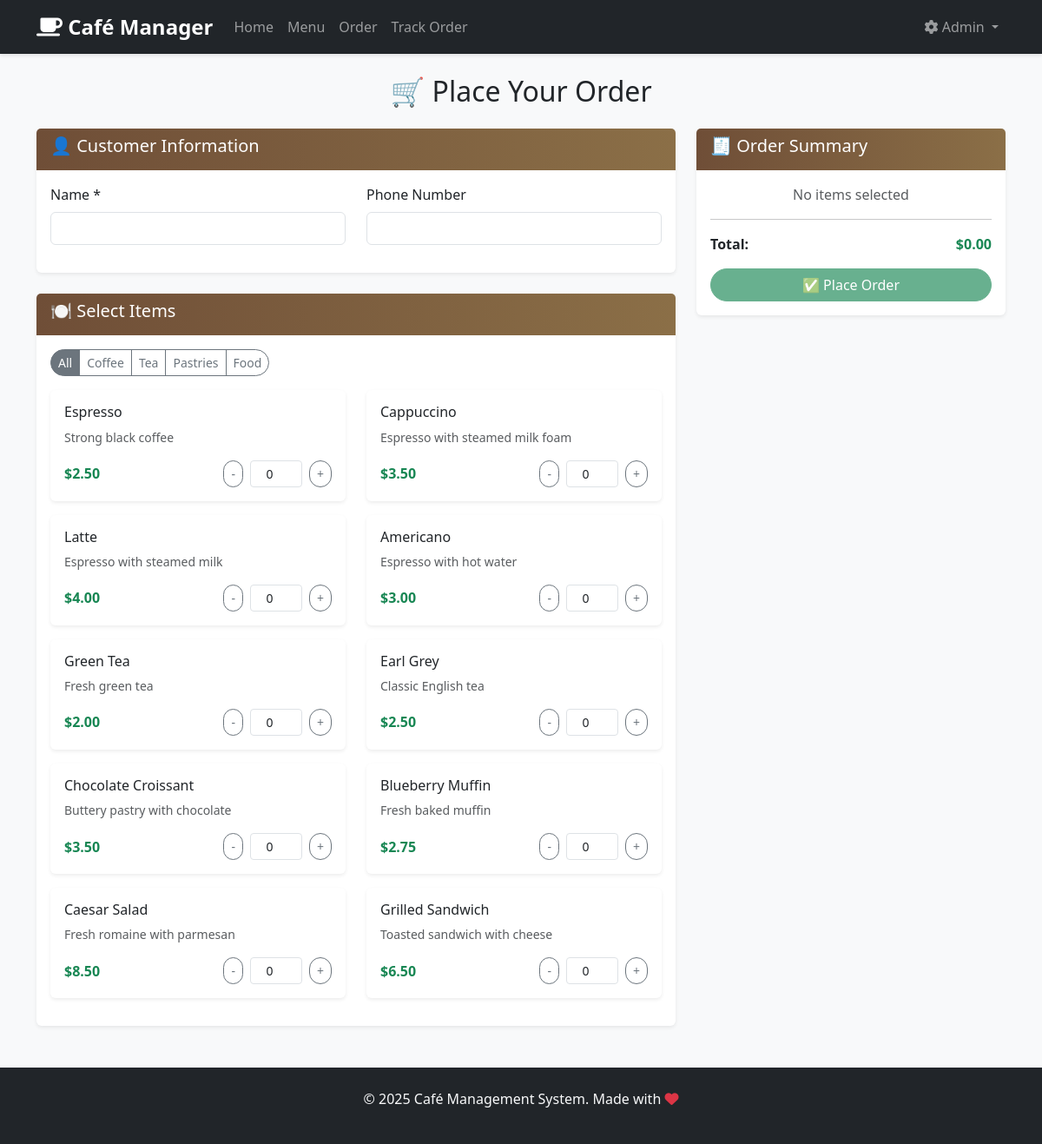
/order, run on the app's committed database.
### app.py (models this page shows, shortened)
class MenuItem(db.Model):
    id = db.Column(db.Integer, primary_key=True)
    name = db.Column(db.String(100), nullable=False)
    description = db.Column(db.Text)
    price = db.Column(db.Float, nullable=False)
    category = db.Column(db.String(50), nullable=False)
    available = db.Column(db.Boolean, default=True)
    created_at = db.Column(db.DateTime, default=datetime.utcnow)

### app.py (the view, shortened to what this page needs)
@app.route('/order', methods=['GET', 'POST'])
def place_order():
    menu_items = MenuItem.query.filter_by(available=True).all()
    categories = db.session.query(MenuItem.category).filter_by(available=True).distinct().all()
    categories = [cat[0] for cat in categories]
    return render_template('customer/order.html', menu_items=menu_items, categories=categories)

### templates/customer/order.html (shortened to what this page needs)
{% extends "base.html" %}
{% block content %}
<h2 class="text-center mb-4">🛒 Place Your Order</h2>
<form method="POST" id="orderForm">
    <div class="row">
        <div class="col-md-8">
            <div class="card mb-4">
                <div class="card-header">
                    <h5>👤 Customer Information</h5>
                </div>
                <div class="card-body">
                    <div class="row">
                        <div class="col-md-6">
                            <div class="mb-3">
                                <label for="customer_name" class="form-label">Name *</label>
                                <input type="text" class="form-control" id="customer_name" name="customer_name" required>
                            </div>
                        </div>
                        <div class="col-md-6">
                            <div class="mb-3">
                                <label for="customer_phone" class="form-label">Phone Number</label>
                                <input type="tel" class="form-control" id="customer_phone" name="customer_phone">
                            </div>
                        </div>
                    </div>
                </div>
            </div>
            <div class="card">
                <div class="card-header">
                    <h5>🍽️ Select Items</h5>
                </div>
                <div class="card-body">
                    <div class="mb-3">
                        <div class="btn-group btn-group-sm" role="group">
                            <button type="button" class="btn btn-outline-secondary active" onclick="filterItems('all')">All</button>
                            {% for category in categories %}
                                <button type="button" class="btn btn-outline-secondary" onclick="filterItems('{{ category }}')">{{ category }}</button>
                            {% endfor %}
                        </div>
                    </div>
                    <div class="row">
                        {% for item in menu_items %}
                        <div class="col-md-6 mb-3 menu-item" data-category="{{ item.category }}" id="item-{{ item.id }}">
                            <div class="card">
                                <div class="card-body">
                                    <div class="d-flex justify-content-between align-items-start">
                                        <div class="flex-grow-1">
                                            <h6 class="card-title">{{ item.name }}</h6>
                                            <p class="card-text small text-muted">{{ item.description }}</p>
                                            <div class="d-flex justify-content-between align-items-center">
                                                <strong class="text-success">${{ "%.2f"|format(item.price) }}</strong>
                                                <div class="quantity-control">
                                                    <button type="button" class="btn btn-sm btn-outline-secondary"
                                                            data-action="decrease"
                                                            data-item-id="{{ item.id }}">-</button>
                                                    <input type="number" class="form-control form-control-sm mx-2"
                                                           style="width: 60px; display: inline-block;"
                                                           id="quantity_{{ item.id }}"
                                                           name="quantity_{{ item.id }}"
                                                           value="0" min="0" max="50"
                                                           data-price="{{ item.price }}"
                                                           data-name="{{ item.name }}">
                                                    <button type="button" class="btn btn-sm btn-outline-secondary"
                                                            data-action="increase"
                                                            data-item-id="{{ item.id }}">+</button>
                                                </div>
                                            </div>
                                        </div>
                                    </div>
                                </div>
                            </div>
                        </div>
                        {% endfor %}
                    </div>
                </div>
            </div>
        </div>
        <div class="col-md-4">
            <div class="card sticky-top" style="top: 20px;">
                <div class="card-header">
                    <h5>🧾 Order Summary</h5>
                </div>
                <div class="card-body">
                    <div id="order-summary">
                    </div>
                    <hr>
                    <div class="d-flex justify-content-between">
                        <strong>Total: </strong>
                        <strong id="total-amount" class="text-success">$0.00</strong>
                    </div>
                    <button type="submit" class="btn btn-success w-100 mt-3" id="place-order-btn" disabled>
                        ✅ Place Order
                    </button>
                </div>
            </div>
        </div>
    </div>
</form>
{% endblock %}

### static/css/style.css (style rules this page uses)
body { background-color: #f8f9fa; font-family: 'Segoe UI', Tahoma, Geneva, Verdana, sans-serif; }
.card { border: none; box-shadow: 0 0.125rem 0.25rem rgba(0, 0, 0, 0.075); transition: transform 0.2s ease-in-out, box-shadow 0.2s ease-in-out; }
.btn { border-radius: 25px; font-weight: 500; transition: all 0.3s ease; }
.quantity-control { display: flex; align-items: center; }
.quantity-control input { text-align: center; }
.card-header { background: linear-gradient(90deg, #6f4e37, #8b6f47); color: white; border-bottom: none; font-weight: 600; }
.card { animation: fadeIn 0.5s ease-out; }

### data on the page
MenuItem: name "Espresso", description "Strong black coffee", price "2.50", id "0"
MenuItem: name "Cappuccino", description "Espresso with steamed milk foam", price "3.50", id "0"
MenuItem: name "Latte", description "Espresso with steamed milk", price "4.00", id "0"
MenuItem: name "Americano", description "Espresso with hot water", price "3.00", id "0"
MenuItem: name "Green Tea", description "Fresh green tea", price "2.00", id "0"
MenuItem: name "Earl Grey", description "Classic English tea", price "2.50", id "0"
MenuItem: name "Chocolate Croissant", description "Buttery pastry with chocolate", price "3.50", id "0"
MenuItem: name "Blueberry Muffin", description "Fresh baked muffin", price "2.75", id "0"
MenuItem: name "Caesar Salad", description "Fresh romaine with parmesan", price "8.50", id "0"
MenuItem: name "Grilled Sandwich", description "Toasted sandwich with cheese", price "6.50", id "0"

### other printed values
{{ category }} "Coffee" "Tea" "Pastries" "Food"
